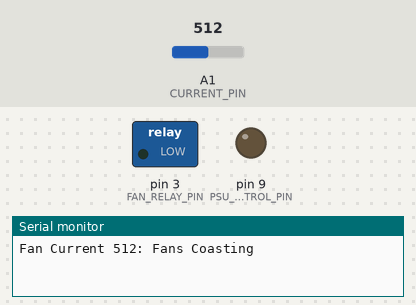
This sketch was run on a simulated Arduino Uno, built with avr-gcc and run on an emulated ATmega328P. On the bench: switched loads named in the sketch (green lamp = pin HIGH), output pins drawn as LEDs (lit = HIGH), the last lines printed to the serial monitor. The test bench sets the inputs (shaded band); at power-on: A1 (CURRENT_PIN) = 512.

Above: at 1.5 s.
1.6 s: A1 (CURRENT_PIN) set to 487
4.5 s: A1 (CURRENT_PIN) set to 508
At 5.01 s:
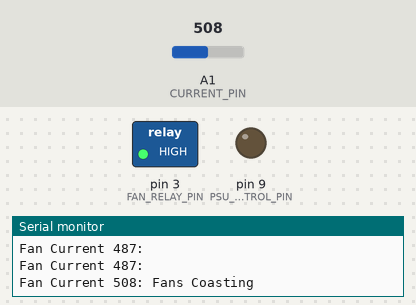
Timing chart, 0 to 7.5 s (numbered marks = the images above; inputs shaded):
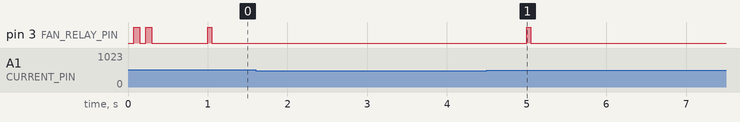

Measured:
- after the input at 4.5 s, pin 3 (FAN_RELAY_PIN): LOW → HIGH after 0.50 s, → LOW 0.05 s later

The sketch:

psucontrol.ino
```cpp
// #define USE_DEBUG_BUTTON

// A1 is the input from the current sensor

const int CURRENT_PIN = A1; // drive current pin
const int FAN_RELAY_PIN = 3; // output to control the fan relay
const int PSU_CONTROL_PIN = 9; // Control green "Switch" line on the PSU

#ifdef USE_DEBUG_BUTTON
const int ADJUST_PIN = 12;
#endif


#define sprint Serial.println


#define VERBOSE_FAN_CURRENT

void fan(bool on) {
  // LOW is on
  digitalWrite(FAN_RELAY_PIN, !on);
}

// true means "power on (connect)"
// false means "power off (unconnect)"
void psu_control(bool power) {
  if(power) {
    pinMode(PSU_CONTROL_PIN, OUTPUT);
    digitalWrite(PSU_CONTROL_PIN, LOW);
  } else {
    pinMode(PSU_CONTROL_PIN, INPUT);
  }
}


// the setup function runs once when you press reset or power the board
void setup() {
  pinMode(FAN_RELAY_PIN, OUTPUT);
  fan(1);
  delay(75);
  fan(0);
  delay(75);
  fan(1);
  delay(75);
  fan(0);
  delay(75);
  fan(1);

  // Turn PSU on and leave it on
  psu_control(true);

#ifdef USE_DEBUG_BUTTON
  pinMode(ADJUST_PIN, INPUT_PULLUP);
#endif

  Serial.begin(115200);
}


#define ARRAY_SIZE(arr) (sizeof(arr) / sizeof(arr[0]))

typedef void (*Runnable)(unsigned long);


// lower value is more current
// around 512 it "no current"
// however I've sen 506-512 values in this state
const int thresh = 498;

unsigned long last_hdd_on = 0; // time that we've last seen the hdd's on
unsigned long hdd_fan_coast = 60000; // time that fans stay on beyond hdd spindown
int last_fan = 1;
int fan_one_click = 1;

void read_hdd_current(const unsigned long now) {
  // Serial.println("Function 1 called at time: " + String(now));

  // get drive current
  const int current = analogRead(CURRENT_PIN);

  #ifdef VERBOSE_FAN_CURRENT
  Serial.print("Fan Current " + String(current) + ": ");
  #endif

  if( current <= thresh ) {
    last_hdd_on = now;
    fan(1); // Fans on
    if( 1 != last_fan) {
      Serial.println("Fans turned on with a current of: " + String(current));
    }
    last_fan = 1;
    fan_one_click = 1;
  }

  // could go in an else, but functionally is in an "else" due to value of last_hdd_on
  if( now - last_hdd_on >= hdd_fan_coast ) {
    fan(0); // Fans off
    if( 0 != last_fan) {
      Serial.println("Fans turned off with a current of: " + String(current));
    }
    last_fan = 0;

// #ifdef VERBOSE_FAN_CURRENT
    // Serial.println("Fans turned off at time: " + String(now));
// #endif
  } else if (current > thresh) {
    Serial.println("Fans Coasting");

    // notify that we know that power is off
    // but still coast
    if(fan_one_click) {
      fan_one_click = 0;
      fan(0);
      delay(50);
      fan(1);
    }
  }

  #ifdef VERBOSE_FAN_CURRENT
    sprint(""); // get the newline for above
  #endif

}


#ifdef USE_DEBUG_BUTTON
void debug_button(const unsigned long now) {
  static bool button_previous = 1;
  int current = digitalRead(ADJUST_PIN);

  if( current && current != button_previous) {
    Serial.println("Debug button pressed");
  }

  button_previous = current;
}
#endif

// Array of function pointers
Runnable functions[] = {read_hdd_current};

const int num_runnable = ARRAY_SIZE(functions);

// Array of last run times
unsigned long last_run[] = {0};

// Array of periods
unsigned long period[] = {1000};


void loop() {
  const unsigned long now = millis();

  for (int i = 0; i < num_runnable; i++) {
    if (now - last_run[i] >= period[i]) {
      functions[i](now);
      last_run[i] = now;
    }
  }
}

// void loop4() {
//   const unsigned long now = millis();
//   int current = analogRead(A1);
//   Serial.println(current);
//   Serial.print("time: ");
//   Serial.println(now);
//   delay(75);
// }


// void loop() {
//   digitalWrite(FAN_RELAY_PIN, LOW); // Fans on
//   delay(1000);
//   digitalWrite(FAN_RELAY_PIN, HIGH); // Fans off
//   delay(4000);
// }
```
